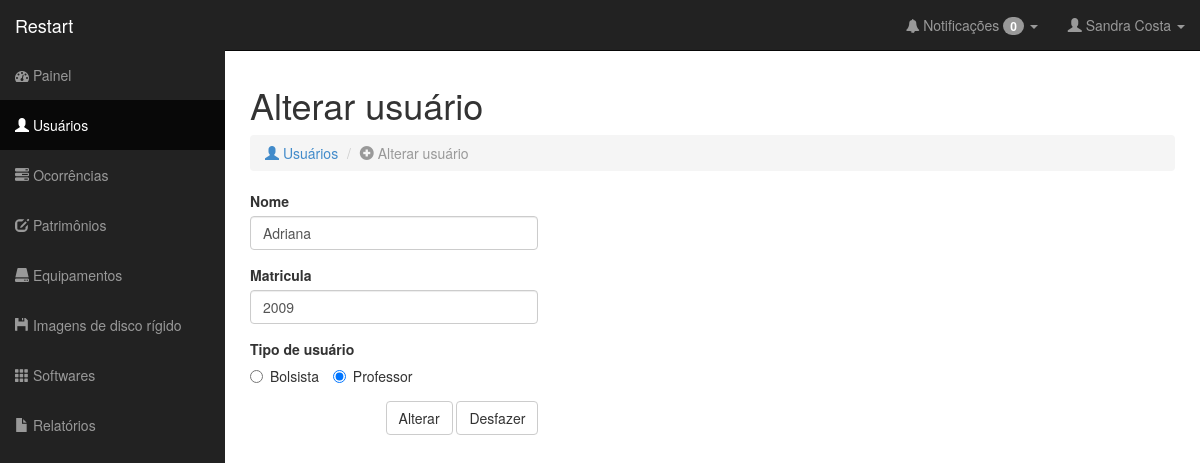
The app's page /alterarUsuario.php?m=2009 (signed in) with its own data.
### tables this page shows
CREATE TABLE IF NOT EXISTS `Usuario` (
  `matricula` VARCHAR(16) NOT NULL,
  `nome` VARCHAR(45) NOT NULL,
  `sobrenome` VARCHAR(45) NULL,
  `email` VARCHAR(45) NULL,
  `senha` VARCHAR(45) NOT NULL,
  `tipo_usuario` SMALLINT NOT NULL,
  `data_cadastro` TIMESTAMP NOT NULL,
  `data_atualizacao` TIMESTAMP NULL,
  `telefone_residencial` VARCHAR(15) NULL,
  `telefone_celular` VARCHAR(15) NULL,
  `situacao` SMALLINT NOT NULL,
  `avatar` VARCHAR(36) NOT NULL,
  PRIMARY KEY (`matricula`));

### classes/db.class.php (called while the page is built)
<?php
	class DB{
		var $serverDB	= 'localhost';
		var $tabelaDB	= 'restart';
		var $userDB		= 'root';
		var $senhaDB	= '';
		function conectaDB(){
			$db = new mysqli($this->serverDB, $this->userDB, $this->senhaDB, $this->tabelaDB);
			if ($db->connect_errno) {
				return false;
				die($db->connect_error);
			}
			else {
				$db->set_charset("utf8");
				return $db;
			}
		}
	}
?>

### classes/usuario.class.php (called while the page is built, shortened)
<?php
require_once 'db.class.php';
class Usuario extends DB {
	private $db;
	public function __construct(){
		$this->db = parent::conectaDB();
	}
	public function obterDados($campo, $matricula) {
		if ($result = $this->db->query("SELECT `$campo` FROM usuario WHERE matricula = '$matricula'")) {
			if ($result->num_rows) {
				while ($string = $result->fetch_array()){
					$valor = $string[$campo];
				}
				return $valor;
			}$result->free();
		}else return ($this->db->error);
	}
}

### alterarUsuario.php (the view, shortened to what this page needs)
<?php
  include 'classes/usuario.class.php';
  include 'nucleo/cabecario.php';
  include 'nucleo/barraLateral.php';
  if (isset($_GET['m'])){$matriculaAntiga = $_GET['m'];} else {$matriculaAntiga = $_POST['m'];}
  $user = new Usuario;
  $tipo_usuario = $user->obterDados('tipo_usuario', $matriculaAntiga);
?>
<div id="page-wrapper">
  <div class="row">
    <div class="col-lg-12">
      <h1> Alterar usuário</h1>
        <ol class="breadcrumb">
          <li><a href="usuarios.php"><i class="glyphicon glyphicon-user"></i> Usuários</a></li>
          <li class="active"><i class="glyphicon glyphicon-plus-sign"></i> Alterar usuário</li>
        </ol>
    </div>
  </div>
  <form role="form" id="formUsuario" name="formUsuario" action="alterarUsuario.php" method="get">
    <div class="row">
      <div class="col-lg-4">
        <div class="form-group">
          <label>Nome</label>
          <input class="form-control" id="nome" name="nome" value="<?php echo $user->obterDados('nome', $matriculaAntiga);?>" <?php if ($_SESSION['tipo_usuario'] == $tipo_usuario){echo "disabled";}?> required autocomplete="off">
        </div>
        <div class="form-group">
          <label>Matricula</label>
          <input class="form-control" id="matricula" name="matricula" value="<?php echo $user->obterDados('matricula', $matriculaAntiga);?>"  <?php if ($_SESSION['tipo_usuario'] == $tipo_usuario){echo "disabled";}?> required autocomplete="off">
        </div>
        <label>Tipo de usuário</label>
        <div class="form-group">
          <label class="radio-inline">
            <input type="radio" name="tipo_usuario" id="tipo_usuario2"  <?php if ($tipo_usuario == 2 ){echo "checked='checked'";}?> <?php if ($_SESSION['tipo_usuario'] == $tipo_usuario){echo "disabled";}?> value="2" required autocomplete="off"> Bolsista
          </label>
          <label class="radio-inline">
            <input type="radio" name="tipo_usuario" id="tipo_usuario3" <?php if ($tipo_usuario == 3 ){echo "checked='checked'";}?> <?php if ($_SESSION['tipo_usuario'] == $tipo_usuario){echo "disabled";}?> value="3" required autocomplete="off"> Professor
          </label>
        </div>
      </div>
    </div>
    <div class="row">
      <div class="col-lg-4"  align="right">
        <button type="submit" <?php if ($_SESSION['tipo_usuario'] == $tipo_usuario){echo "disabled";}?> class="btn btn-default">Alterar</button>
        <button type="reset" class="btn btn-default">Desfazer</button>
      </div>
      <div class="col-lg-4"></div>
      <div class="col-lg-4"></div>
    </div>
  </form>
</div>
</div>
</body>
</html>

### css/sb-admin.css (style rules this page uses)
body { margin-top: 50px; }
#page-wrapper { width: 100%; padding: 5px 15px; }
@media (min-width:768px) { #page-wrapper { padding: 15px 25px; } }

### nucleo/cabecario.php (style rules this page uses)
a:link { text-decoration: none; }

### records on screen
usuario: nome "Adriana", matricula "2009", tipo_usuario "☐ Bolsista", tipo_usuario "☑ Professor"

### other values on screen
$row['count'] "0"
$_SESSION['nome'] "Sandra"
$_SESSION['sobrenome'] "Costa"
